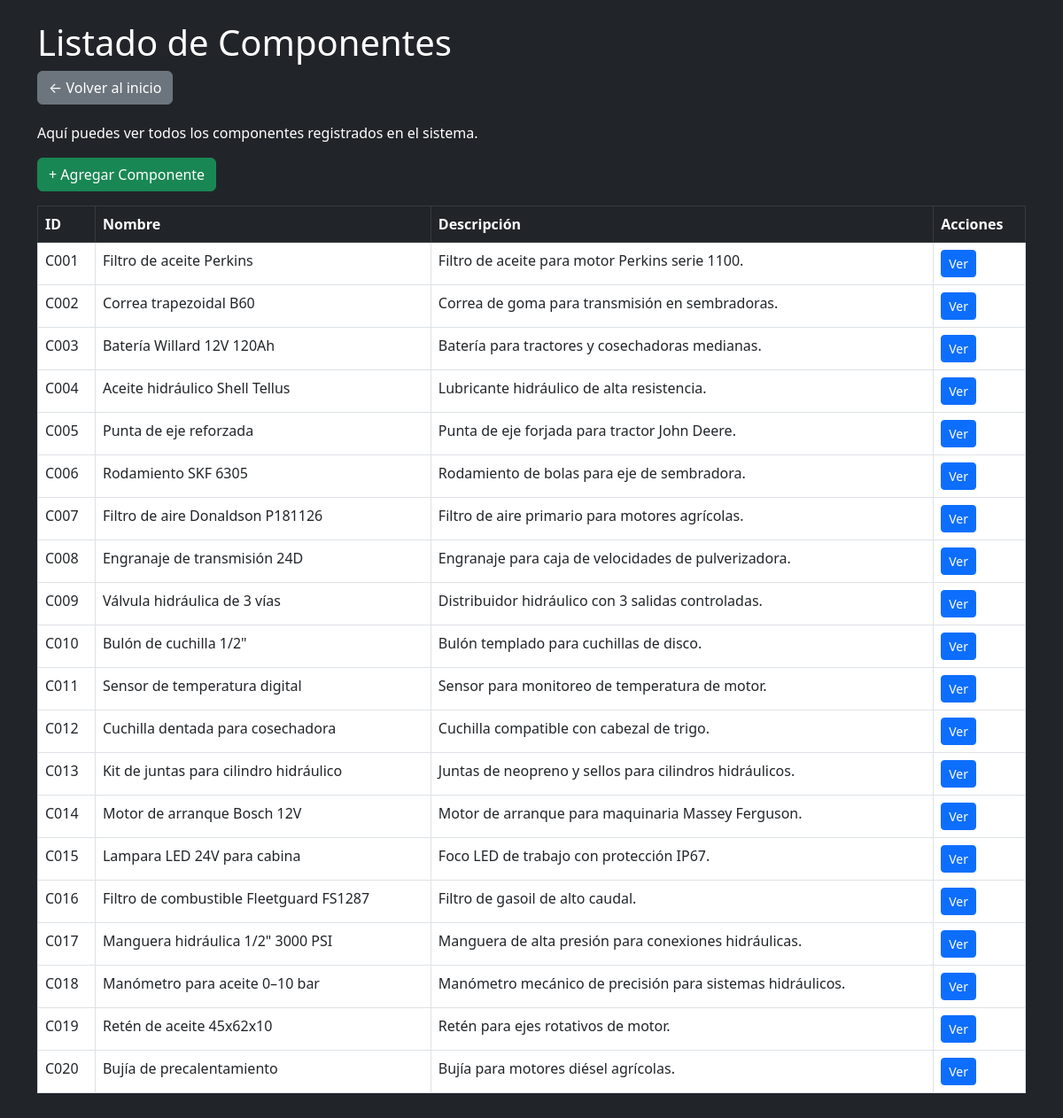
Page /componentes on the committed database.
### tables this page shows
CREATE TABLE componentes (
    ID INTEGER PRIMARY KEY AUTOINCREMENT,
    ID_Componente TEXT NOT NULL UNIQUE,
    Nombre TEXT,
    Tipo TEXT,
    Descripcion TEXT,
    Foto TEXT
);

### app.py (the view)
@app.route('/componentes')
def lista_componentes():
    conn = get_db_connection()
    componentes = conn.execute('SELECT * FROM componentes').fetchall()
    conn.close()
    return render_template('componentes.html', componentes=componentes)

### app.py (called while the page is built)
def get_db_connection():
    conn = sqlite3.connect('mantenimiento_agricola.db', timeout=10)  # Espera hasta 10 segundos
    conn.row_factory = sqlite3.Row
    return conn

### templates/componentes.html (shortened to what this page needs)
<!DOCTYPE html>
<html lang="es">
<head>
    <link href="https://cdn.jsdelivr.net/npm/bootstrap@5.3.0/dist/css/bootstrap.min.css" rel="stylesheet">
</head>
<body class="bg-dark text-white">
    <div class="container py-4">
        <h1>Listado de Componentes</h1>
        <a href="{{ url_for('index') }}" class="btn btn-secondary mb-1">← Volver al inicio</a>
        <p class="mt-3">Aquí puedes ver todos los componentes registrados en el sistema.</p>
        <a href="{{ url_for('registrar_componente') }}" class="btn btn-success mb-3">+ Agregar Componente</a>
        <table class="table table-bordered table-hover bg-white">
            <thead class="table-dark">
                <tr>
                    <th>ID</th>
                    <th>Nombre</th>
                    <th>Descripción</th>
                    <th>Acciones</th>
                </tr>
            </thead>
            <tbody>
                {% for c in componentes %}
                <tr>
                    <td>{{ c.ID_Componente }}</td>
                    <td>{{ c.Nombre }}</td>
                    <td>{{ c.Descripcion }}</td>
                    <td>
                        <a href="{{ url_for('vista_componente', id=c.ID) }}" class="btn btn-sm btn-primary">Ver</a>
                    </td>
                </tr>
                {% endfor %}
            </tbody>
        </table>
    </div>
</body>
</html>

### rows in the picture
componentes: ID_Componente "C001", Nombre "Filtro de aceite Perkins", Descripcion "Filtro de aceite para motor Perkins serie 1100."
componentes: ID_Componente "C002", Nombre "Correa trapezoidal B60", Descripcion "Correa de goma para transmisión en sembradoras."
componentes: ID_Componente "C003", Nombre "Batería Willard 12V 120Ah", Descripcion "Batería para tractores y cosechadoras medianas."
componentes: ID_Componente "C004", Nombre "Aceite hidráulico Shell Tellus", Descripcion "Lubricante hidráulico de alta resistencia."
componentes: ID_Componente "C005", Nombre "Punta de eje reforzada", Descripcion "Punta de eje forjada para tractor John Deere."
componentes: ID_Componente "C006", Nombre "Rodamiento SKF 6305", Descripcion "Rodamiento de bolas para eje de sembradora."
componentes: ID_Componente "C007", Nombre "Filtro de aire Donaldson P181126", Descripcion "Filtro de aire primario para motores agrícolas."
componentes: ID_Componente "C008", Nombre "Engranaje de transmisión 24D", Descripcion "Engranaje para caja de velocidades de pulverizadora."
componentes: ID_Componente "C009", Nombre "Válvula hidráulica de 3 vías", Descripcion "Distribuidor hidráulico con 3 salidas controladas."
componentes: ID_Componente "C010", Nombre "Bulón de cuchilla 1/2\"", Descripcion "Bulón templado para cuchillas de disco."
componentes: ID_Componente "C011", Nombre "Sensor de temperatura digital", Descripcion "Sensor para monitoreo de temperatura de motor."
componentes: ID_Componente "C012", Nombre "Cuchilla dentada para cosechadora", Descripcion "Cuchilla compatible con cabezal de trigo."
componentes: ID_Componente "C013", Nombre "Kit de juntas para cilindro hidráulico", Descripcion "Juntas de neopreno y sellos para cilindros hidráulicos."
componentes: ID_Componente "C014", Nombre "Motor de arranque Bosch 12V", Descripcion "Motor de arranque para maquinaria Massey Ferguson."
componentes: ID_Componente "C015", Nombre "Lampara LED 24V para cabina", Descripcion "Foco LED de trabajo con protección IP67."
componentes: ID_Componente "C016", Nombre "Filtro de combustible Fleetguard FS1287", Descripcion "Filtro de gasoil de alto caudal."
componentes: ID_Componente "C017", Nombre "Manguera hidráulica 1/2\" 3000 PSI", Descripcion "Manguera de alta presión para conexiones hidráulicas."
componentes: ID_Componente "C018", Nombre "Manómetro para aceite 0–10 bar", Descripcion "Manómetro mecánico de precisión para sistemas hidráulicos."
componentes: ID_Componente "C019", Nombre "Retén de aceite 45x62x10", Descripcion "Retén para ejes rotativos de motor."
componentes: ID_Componente "C020", Nombre "Bujía de precalentamiento", Descripcion "Bujía para motores diésel agrícolas."
